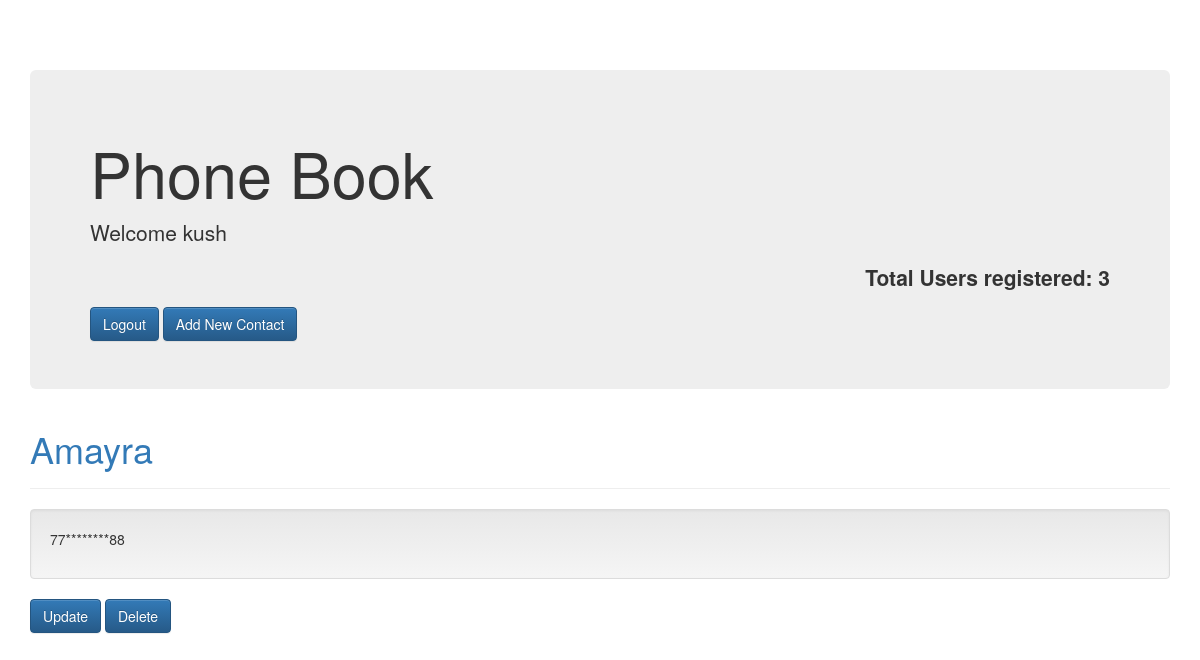
The app's page / (signed in), older data.
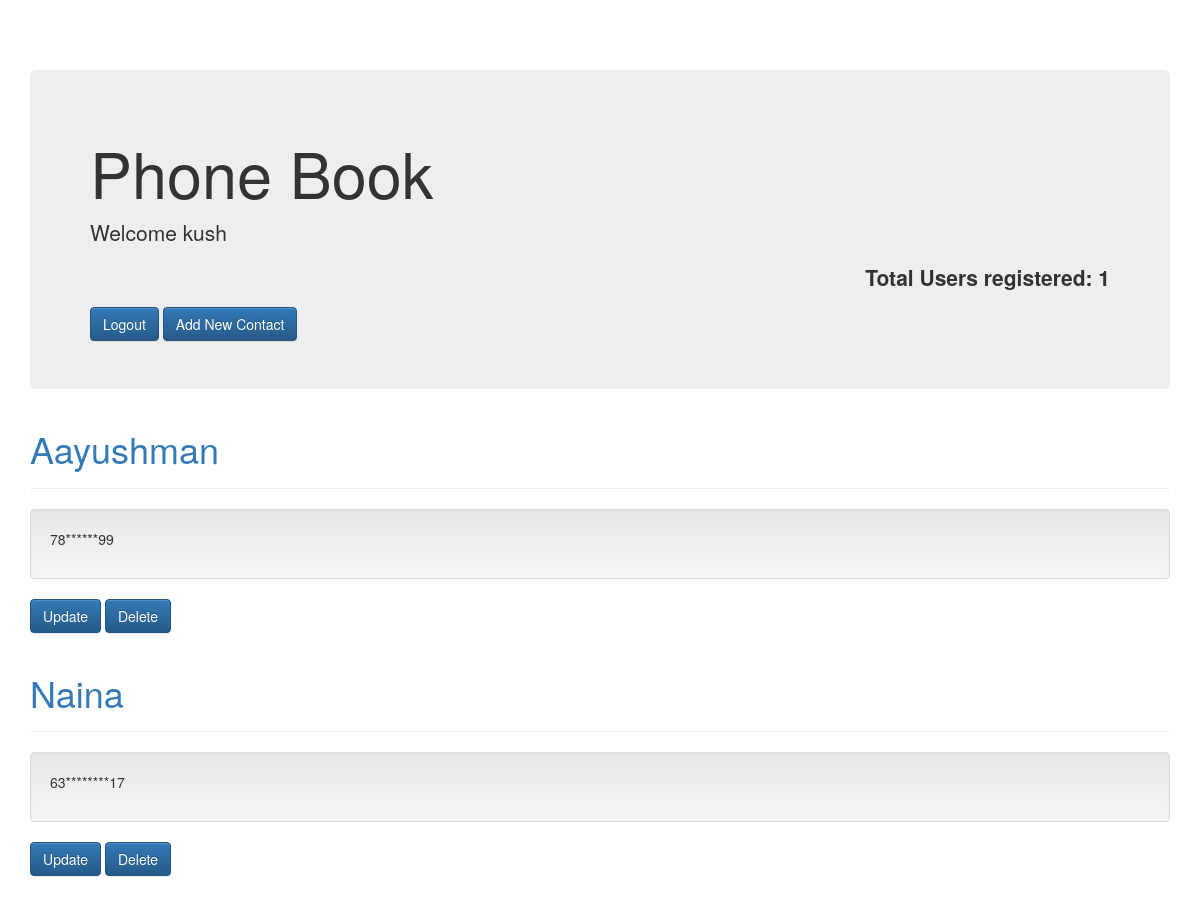
The same page, newer data.
### phonebook/models.py (models this page shows, shortened)
class Contact(models.Model):
    user = models.ForeignKey(User, null=True,on_delete=models.SET_NULL)
    name = models.CharField(max_length=30, null=True, blank=True)
    number = models.CharField(max_length=12)
    date_added = models.DateTimeField(default=timezone.now)

### phonebook/views.py (the view)
# urls.py: path('', views.index, name='index'),
@login_required
def index(request):
    logged_in_user = request.user
    contact = Contact.objects.filter(user=logged_in_user)
    count = User.objects.count()
    context = {'contact':contact, 'count': count}
    return render (request, 'phonebook/index.html', context)

### phonebook/templates/phonebook/index.html
{% extends 'phonebook/base.html' %}
{% block content%}
  <div class="jumbotron">
     <h1>Phone Book</h1>
     <p>Welcome {{user.username}}</p>
     <p style="text-align: end;"><strong>Total Users registered: {{count}}</strong></p>
     {% if user.is_authenticated %}
         <a class="btn btn-primary" href="{% url 'logout' %}" role="button">Logout</a>
         <a class="btn btn-primary" href="{% url 'create' %}" role="button">Add New Contact</a>
     {% else %}
         <a class="btn btn-primary" href="{% url 'sign' %}" role="button">Sign Up</a>
         <a class="btn btn-primary" href="{% url 'login' %}" role="button">Login</a>
     {% endif %}
  </div>
{% for contacts in contact %}
     <div class="page-header">
         <h1><a href="{% url 'detail' contacts.id %}">{{ contacts.name }}</a></h1>
     </div>
      <div class="well">
          <p>{{ contacts.number }}</p>
      </div>
      <a class="btn btn-primary" href="{% url 'update' contacts.id %}" role="button">Update</a>
      <a class="btn btn-primary" href="{% url 'delete' contacts.id %}" role="button">Delete</a>
 {% endfor %}
{% endblock %}

### phonebook/templates/phonebook/base.html (shortened to what this page needs)
{% load static %}
<!DOCTYPE html>
<html lang="en">
  <head>
    <link href="{% static 'phonebook/bootstrap.min.css' %}" rel="stylesheet">
    <link href="{% static 'phonebook/bootstrap-theme.min.css' %}" rel="stylesheet">
    <link href="{% static 'phonebook/theme.css' %}" rel="stylesheet">
  </head>
      <body>
        <div class="container theme-showcase" role="main">
               {% block content %}
                {% endblock %}
        </div>
       </body>
</html>

### phonebook/static/phonebook/theme.css (style rules this page uses)
body { padding-top: 70px; padding-bottom: 30px; }

Row changes from the older to the newer data that the page shows:
removed Contact: name "Amayra", number "77********88"
added Contact: name "Aayushman", number "78******99"
added Contact: name "Naina", number "63********17"
Text that changed along with them:
{{ count }}: "3" → "1"
